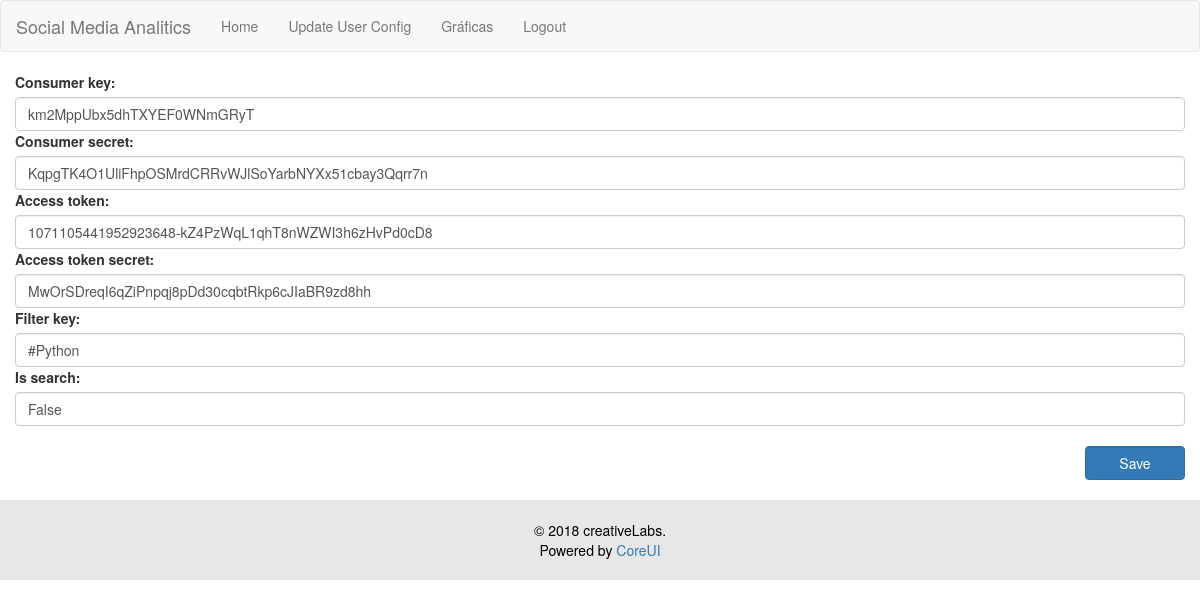
/UpdateUserConfig/ (signed in), run on the app's committed database.
### Twitter/models.py (models this page shows, shortened)
class UserConfig(models.Model):
	consumer_key = models.TextField(default='km2MppUbx5dhTXYEF0WNmGRyT')
	consumer_secret = models.TextField(default='KqpgTK4O1UliFhpOSMrdCRRvWJlSoYarbNYXx51cbay3Qqrr7n')
	access_token = models.TextField(default='1071105441952923648-kZ4PzWqL1qhT8nWZWI3h6zHvPd0cD8')
	access_token_secret = models.TextField(default='MwOrSDreqI6qZiPnpqj8pDd30cqbtRkp6cJIaBR9zd8hh')
	filter_key = models.TextField(default="#Python")
	is_search = models.BooleanField(default=False)
	user = models.ForeignKey(User, on_delete=models.CASCADE, default=User.objects.get(username="MasterBigData").pk)

### Twitter/views.py (the view, shortened to what this page needs)
# urls.py: path('UpdateUserConfig/', login_required(twitter_views.UpdateUserConfig.as_view()), name="UpdateUserConfig"),
class UpdateUserConfig(UpdateView):
	model = uc
	template_name = "UpdateUserConfig.html"
	form_class = UpdateUserConfigForm
	success_url = "/"
	def get_object(self):
		return uc.objects.filter(user = self.request.user).first()

### Twitter/form.py
class UpdateUserConfigForm(forms.ModelForm):
	class Meta:
		model = UserConfig
		fields = ["consumer_key", "consumer_secret", "access_token", "access_token_secret", "filter_key", "is_search"]
		widgets = {
            'consumer_key': forms.TextInput(attrs={'class': 'form-control'}),
            'consumer_secret': forms.TextInput(attrs={'class': 'form-control'}),
            'access_token': forms.TextInput(attrs={'class': 'form-control'}),
            'access_token_secret': forms.TextInput(attrs={'class': 'form-control'}),
            'filter_key': forms.TextInput(attrs={'class': 'form-control'}),
            'is_search': forms.TextInput(attrs={'class': 'form-control'}),
        }

### Templates/UpdateUserConfig.html (shortened to what this page needs)
{% extends "base.html" %}
{% block content %}
<div  class="container">
	<div class="row">
		<form method="POST" >
			{{ form }}
			<input class="form-control btn btn-primary save-button" type="submit" name="Guardar" value="Save">
		</form>
	</div>
</div>
{% endblock %}

### Media/css/app.css (style rules this page uses)
.save-button { width: 100px !important; float: right; margin-top: 20px; margin-bottom: 20px; }

### data on the page
UserConfig: consumer_key "km2MppUbx5dhTXYEF0WNmGRyT", consumer_secret "KqpgTK4O1UliFhpOSMrdCRRvWJlSoYarbNYXx51cbay3Qqrr7n", access_token "1071105441952923648-kZ4PzWqL1qhT8nWZWI3h6zHvPd0cD8", access_token_secret "MwOrSDreqI6qZiPnpqj8pDd30cqbtRkp6cJIaBR9zd8hh", filter_key "#Python", is_search "False"
